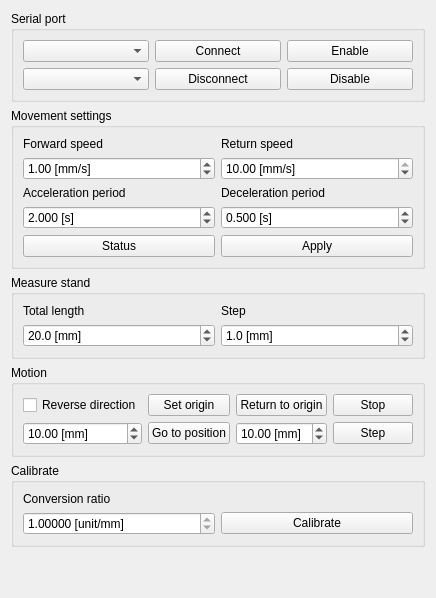
      <widget class="QWidget" name="motorTab">
       <attribute name="title">
        <string>Motor control</string>
       </attribute>
       <layout class="QVBoxLayout" name="verticalLayout_2">
        <item>
         <widget class="QGroupBox" name="groupBox">
          <property name="title">
           <string>Serial port</string>
          </property>
          <layout class="QGridLayout" name="gridLayout_7">
           <item row="1" column="1">
            <widget class="QComboBox" name="motorBaud">
             <property name="toolTip">
              <string>connection baud rate</string>
             </property>
            </widget>
           </item>
           <item row="1" column="2">
            <widget class="QPushButton" name="actionMotorDisconnect">
             <property name="toolTip">
              <string>Disconnect motor (Ctrl+u)</string>
             </property>
             <property name="text">
              <string>Disconnect</string>
             </property>
             <property name="shortcut">
              <string>Ctrl+U</string>
             </property>
            </widget>
           </item>
           <item row="0" column="3">
            <widget class="QPushButton" name="actionMotorHold">
             <property name="toolTip">
              <string>enable motor H-bridge (Ctrl+e)</string>
             </property>
             <property name="text">
              <string>Enable</string>
             </property>
             <property name="shortcut">
              <string>Ctrl+E</string>
             </property>
            </widget>
           </item>
           <item row="1" column="3">
            <widget class="QPushButton" name="actionMotorRelease">
             <property name="toolTip">
              <string>disable motor H-bridge (Ctrl+d)</string>
             </property>
             <property name="text">
              <string>Disable</string>
             </property>
             <property name="shortcut">
              <string>Ctrl+D</string>
             </property>
            </widget>
           </item>
           <item row="0" column="1">
            <widget class="QComboBox" name="motorPort">
             <property name="toolTip">
              <string>motor serial port</string>
             </property>
            </widget>
           </item>
           <item row="0" column="2">
            <widget class="QPushButton" name="actionMotorConnect">
             <property name="toolTip">
              <string>connect to motor (Ctrl+c)</string>
             </property>
             <property name="text">
              <string>Connect</string>
             </property>
             <property name="shortcut">
              <string>Ctrl+C</string>
             </property>
            </widget>
           </item>
          </layout>
         </widget>
        </item>
        <item>
         <widget class="QGroupBox" name="groupBox_8">
          <property name="title">
           <string>Movement settings</string>
          </property>
          <layout class="QGridLayout" name="gridLayout_6">
           <item row="0" column="1">
            <widget class="QLabel" name="label_5">
             <property name="text">
              <string>Return speed</string>
             </property>
            </widget>
           </item>
           <item row="1" column="1">
            <widget class="QDoubleSpinBox" name="motorReturnSpeed">
             <property name="toolTip">
              <string>maximum return to origin speed</string>
             </property>
             <property name="suffix">
              <string> [mm/s]</string>
             </property>
             <property name="minimum">
              <double>0.010000000000000</double>
             </property>
             <property name="maximum">
              <double>10.000000000000000</double>
             </property>
             <property name="value">
              <double>10.000000000000000</double>
             </property>
            </widget>
           </item>
           <item row="2" column="0">
            <widget class="QLabel" name="label_12">
             <property name="text">
              <string>Acceleration period</string>
             </property>
            </widget>
           </item>
           <item row="0" column="0">
            <widget class="QLabel" name="label_4">
             <property name="text">
              <string>Forward speed</string>
             </property>
            </widget>
           </item>
           <item row="3" column="1">
            <widget class="QDoubleSpinBox" name="motorDeceleration">
             <property name="toolTip">
              <string>period in which motor will gradually stop</string>
             </property>
             <property name="suffix">
              <string> [s]</string>
             </property>
             <property name="decimals">
              <number>3</number>
             </property>
             <property name="minimum">
              <double>0.001000000000000</double>
             </property>
             <property name="maximum">
              <double>60.000000000000000</double>
             </property>
             <property name="value">
              <double>0.500000000000000</double>
             </property>
            </widget>
           </item>
           <item row="3" column="0">
            <widget class="QDoubleSpinBox" name="motorAcceleration">
             <property name="toolTip">
              <string>period in which motor will accelerate to maximum forward speed</string>
             </property>
             <property name="suffix">
              <string> [s]</string>
             </property>
             <property name="decimals">
              <number>3</number>
             </property>
             <property name="minimum">
              <double>0.001000000000000</double>
             </property>
             <property name="maximum">
              <double>60.000000000000000</double>
             </property>
             <property name="value">
              <double>2.000000000000000</double>
             </property>
            </widget>
           </item>
           <item row="1" column="0">
            <widget class="QDoubleSpinBox" name="motorMoveSpeed">
             <property name="toolTip">
              <string>maximum forward speed</string>
             </property>
             <property name="suffix">
              <string> [mm/s]</string>
             </property>
             <property name="minimum">
              <double>0.010000000000000</double>
             </property>
             <property name="maximum">
              <double>10.000000000000000</double>
             </property>
             <property name="value">
              <double>1.000000000000000</double>
             </property>
            </widget>
           </item>
           <item row="2" column="1">
            <widget class="QLabel" name="label_13">
             <property name="text">
              <string>Deceleration period</string>
             </property>
            </widget>
           </item>
           <item row="4" column="1">
            <widget class="QPushButton" name="actionMotorSet">
             <property name="toolTip">
              <string>apply motor movement settings (Ctrl+a)</string>
             </property>
             <property name="text">
              <string>Apply</string>
             </property>
             <property name="shortcut">
              <string>Ctrl+A</string>
             </property>
            </widget>
           </item>
           <item row="4" column="0">
            <widget class="QPushButton" name="actionMotorStatus">
             <property name="toolTip">
              <string>show motor status (Ctrl+i)</string>
             </property>
             <property name="text">
              <string>Status</string>
             </property>
             <property name="shortcut">
              <string>Ctrl+I</string>
             </property>
            </widget>
           </item>
          </layout>
         </widget>
        </item>
        <item>
         <widget class="QGroupBox" name="groupBox_2">
          <property name="title">
           <string>Measure stand</string>
          </property>
          <layout class="QGridLayout" name="gridLayout">
           <item row="0" column="1">
            <widget class="QLabel" name="label_2">
             <property name="text">
              <string>Step</string>
             </property>
            </widget>
           </item>
           <item row="0" column="0">
            <widget class="QLabel" name="label">
             <property name="text">
              <string>Total length</string>
             </property>
            </widget>
           </item>
           <item row="1" column="1">
            <widget class="QDoubleSpinBox" name="projStep">
             <property name="toolTip">
              <string>measure step length</string>
             </property>
             <property name="suffix">
              <string> [mm]</string>
             </property>
             <property name="decimals">
              <number>1</number>
             </property>
             <property name="maximum">
              <double>20.000000000000000</double>
             </property>
             <property name="value">
              <double>1.000000000000000</double>
             </property>
            </widget>
           </item>
           <item row="1" column="0">
            <widget class="QDoubleSpinBox" name="projTotalLength">
             <property name="toolTip">
              <string>total length of measurement stand</string>
             </property>
             <property name="suffix">
              <string> [mm]</string>
             </property>
             <property name="decimals">
              <number>1</number>
             </property>
             <property name="minimum">
              <double>5.000000000000000</double>
             </property>
             <property name="maximum">
              <double>999.000000000000000</double>
             </property>
             <property name="value">
              <double>20.000000000000000</double>
             </property>
            </widget>
           </item>
          </layout>
         </widget>
        </item>
        <item>
         <widget class="QGroupBox" name="groupBox_3">
          <property name="title">
           <string>Motion</string>
          </property>
          <layout class="QGridLayout" name="gridLayout_2">
           <item row="1" column="2">
            <widget class="QPushButton" name="actionMotorSetOrigin">
             <property name="toolTip">
              <string>define current position as origin (Ctrl+o)</string>
             </property>
             <property name="text">
              <string>Set origin</string>
             </property>
             <property name="shortcut">
              <string>Ctrl+O</string>
             </property>
            </widget>
           </item>
           <item row="1" column="0">
            <widget class="QCheckBox" name="motorDirection">
             <property name="toolTip">
              <string>reverse movement direction (Ctrl+b)</string>
             </property>
             <property name="text">
              <string>Reverse direction</string>
             </property>
             <property name="shortcut">
              <string>Ctrl+B</string>
             </property>
            </widget>
           </item>
           <item row="3" column="0">
            <widget class="QDoubleSpinBox" name="motorGotoPositionVal">
             <property name="toolTip">
              <string>desired position coordinate</string>
             </property>
             <property name="suffix">
              <string> [mm]</string>
             </property>
             <property name="minimum">
              <double>-500.000000000000000</double>
             </property>
             <property name="maximum">
              <double>500.000000000000000</double>
             </property>
             <property name="value">
              <double>10.000000000000000</double>
             </property>
            </widget>
           </item>
           <item row="3" column="2">
            <widget class="QPushButton" name="actionMotorGotoPosition">
             <property name="toolTip">
              <string>go to desired position (Ctrl+g)</string>
             </property>
             <property name="text">
              <string>Go to position</string>
             </property>
             <property name="shortcut">
              <string>Ctrl+G</string>
             </property>
            </widget>
           </item>
           <item row="3" column="3">
            <widget class="QDoubleSpinBox" name="motorStepVal">
             <property name="toolTip">
              <string>step length</string>
             </property>
             <property name="suffix">
              <string> [mm]</string>
             </property>
             <property name="minimum">
              <double>-99.989999999999995</double>
             </property>
             <property name="value">
              <double>10.000000000000000</double>
             </property>
            </widget>
           </item>
           <item row="3" column="4">
            <widget class="QPushButton" name="actionMotorStep">
             <property name="toolTip">
              <string>step (Ctrl+s)</string>
             </property>
             <property name="text">
              <string>Step</string>
             </property>
             <property name="shortcut">
              <string>Ctrl+S</string>
             </property>
            </widget>
           </item>
           <item row="1" column="3">
            <widget class="QPushButton" name="actionMotorReturn">
             <property name="toolTip">
              <string>return motor to origin (Ctrl+r)</string>
             </property>
             <property name="text">
              <string>Return to origin</string>
             </property>
             <property name="shortcut">
              <string>Ctrl+R</string>
             </property>
            </widget>
           </item>
           <item row="1" column="4">
            <widget class="QPushButton" name="actionMotorStop">
             <property name="toolTip">
              <string>stop movement (Ctrl+Space)</string>
             </property>
             <property name="text">
              <string>Stop</string>
             </property>
             <property name="shortcut">
              <string>Ctrl+Space</string>
             </property>
            </widget>
           </item>
          </layout>
         </widget>
        </item>
        <item>
         <widget class="QGroupBox" name="groupBox_4">
          <property name="title">
           <string>Calibrate</string>
          </property>
          <layout class="QGridLayout" name="gridLayout_3">
           <item row="0" column="0">
            <widget class="QLabel" name="label_6">
             <property name="text">
              <string>Conversion ratio</string>
             </property>
            </widget>
           </item>
           <item row="1" column="1">
            <widget class="QPushButton" name="actionMotorCalibrate">
             <property name="toolTip">
              <string>calibrate motor conversion ratio (Ctrl+k)</string>
             </property>
             <property name="text">
              <string>Calibrate</string>
             </property>
             <property name="shortcut">
              <string>Ctrl+K</string>
             </property>
            </widget>
           </item>
           <item row="1" column="0">
            <widget class="QDoubleSpinBox" name="motorConversionRatio">
             <property name="toolTip">
              <string>unit over mm ratio</string>
             </property>
             <property name="readOnly">
              <bool>true</bool>
             </property>
             <property name="suffix">
              <string> [unit/mm]</string>
             </property>
             <property name="decimals">
              <number>5</number>
             </property>
             <property name="minimum">
              <double>0.000010000000000</double>
             </property>
             <property name="maximum">
              <double>1000.000000000000000</double>
             </property>
             <property name="value">
              <double>1.000000000000000</double>
             </property>
            </widget>
           </item>
          </layout>
         </widget>
        </item>
        <item>
         <spacer name="verticalSpacer">
          <property name="orientation">
           <enum>Qt::Vertical</enum>
          </property>
          <property name="sizeHint" stdset="0">
           <size>
            <width>20</width>
            <height>40</height>
           </size>
          </property>
         </spacer>
        </item>
       </layout>
      </widget>
